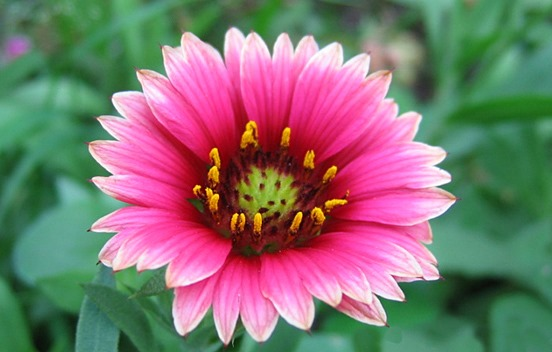
#> input picture flower.jpg, 552 x 352 px
$ python pgm9.py   (older library calls are emulated)
#> lines starting #> are read from the running program, lines starting #| are printed output that depends on the picture; after the words box and inside, x2 and y2 are one past the last pixel; in counts of white or black regions, pixels touching at a corner belong together
import cv2
import matplotlib.pyplot as plt

# Function to extract and display low-level features
image_path = "flower.jpg"
def extract_and_display_features(image_path):
    # Read the image in grayscale
#> called with image_path = 'flower.jpg'
    img = cv2.imread(image_path, cv2.IMREAD_GRAYSCALE)
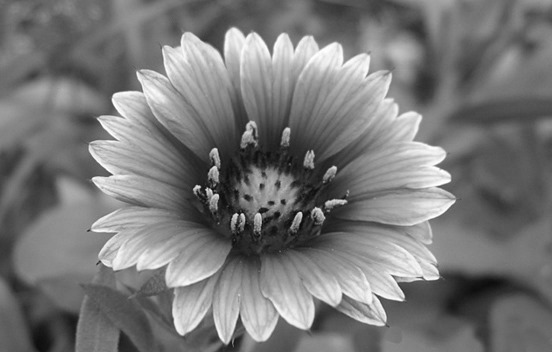
#> img: shape (352, 552); min 8, max 255, mean 119.3

    # Check if the image was successfully loaded
    if img is None:
        print(f"Error: Could not load image at {image_path}")
        return

    # Edge detection using Canny
    edges = cv2.Canny(img, 100, 200)
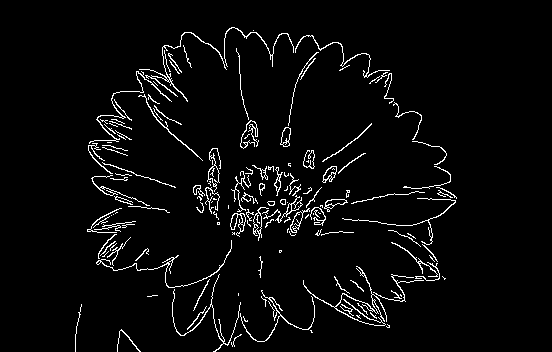
#> edges: shape (352, 552); 3.9% white in thin lines or dots, all inside (x1, y1, x2, y2) = (75, 27, 457, 352)

    # Texture extraction using Laplacian
    laplacian = cv2.Laplacian(img, cv2.CV_64F)
    laplacian = cv2.convertScaleAbs(laplacian)
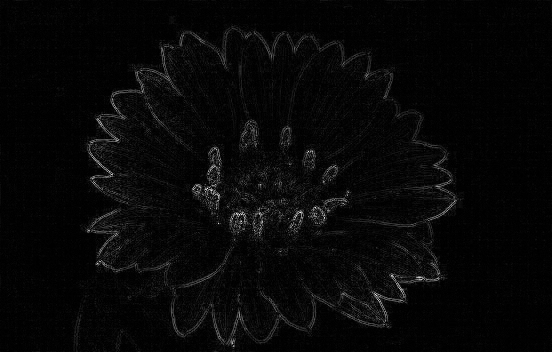
#> laplacian: shape (352, 552); min 0, max 255, mean 7.5

    # Edge detection using Sobel
    sobelx = cv2.Sobel(img, cv2.CV_64F, 1, 0, ksize=5)  # Gradient in x direction
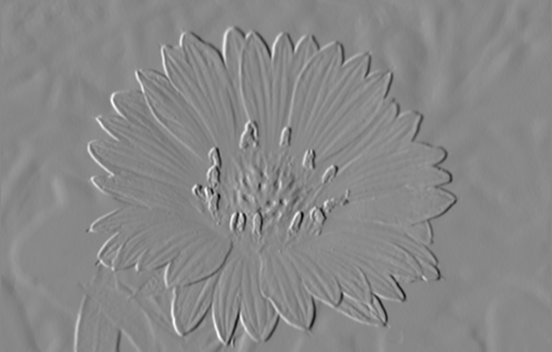
#> sobelx: shape (352, 552) float64; min -8936, max 7791, mean 1.2; drawn with min black and max white
    sobely = cv2.Sobel(img, cv2.CV_64F, 0, 1, ksize=5)  # Gradient in y direction
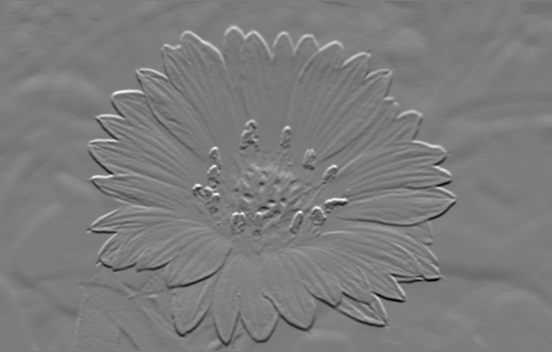
#> sobely: shape (352, 552) float64; min -8017, max 8341, mean -3.5; drawn with min black and max white
    sobel = cv2.magnitude(sobelx, sobely)
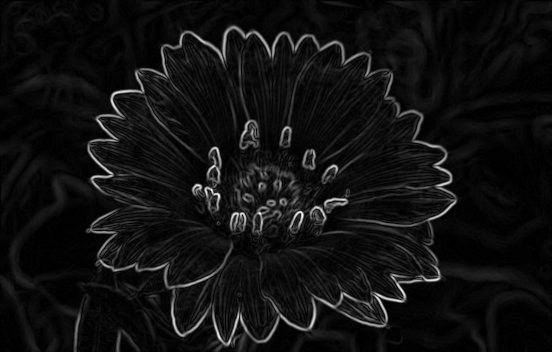
#> sobel: shape (352, 552) float64; min 0, max 8960.5, mean 618.3; drawn with min black and max white
    sobel = cv2.convertScaleAbs(sobel)
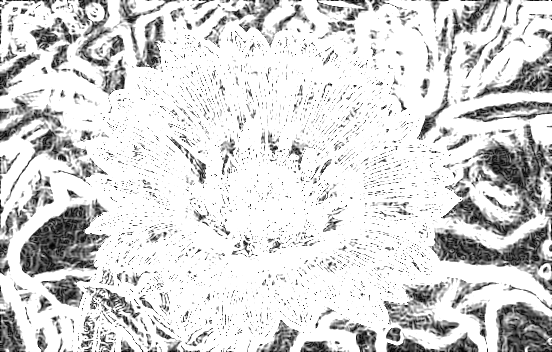
#> sobel: shape (352, 552); min 0, max 255, mean 215

    # Display the original image and features
    titles = ['Original Image', 'Edges (Canny)', 'Textures (Laplacian)', 'Edges (Sobel)']
    images = [img, edges, laplacian, sobel]

    plt.figure(figsize=(20, 5))
    for i in range(4):
        plt.subplot(1, 4, i + 1)
        plt.imshow(images[i], cmap='gray')
        plt.title(titles[i])
        plt.axis('off')

    plt.tight_layout()
    plt.show()

# Define the path to the image file

extract_and_display_features(image_path)

$ run again, with Manasa.jpg copied over flower.jpg
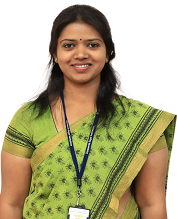
#> input picture Manasa.jpg, 177 x 219 px
#> in extract_and_display_features, `edges = cv2.Canny(img, 100, 200)`:
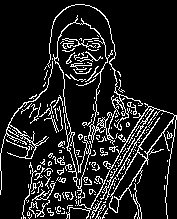
#> edges: shape (219, 177); 12.7% white in thin lines or dots
#> in extract_and_display_features, `sobel = cv2.convertScaleAbs(sobel)`:
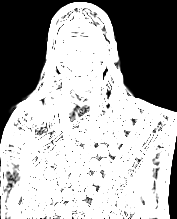
#> sobel: shape (219, 177); min 0, max 255, mean 168.4

$ run again, with dog.jpg copied over flower.jpg
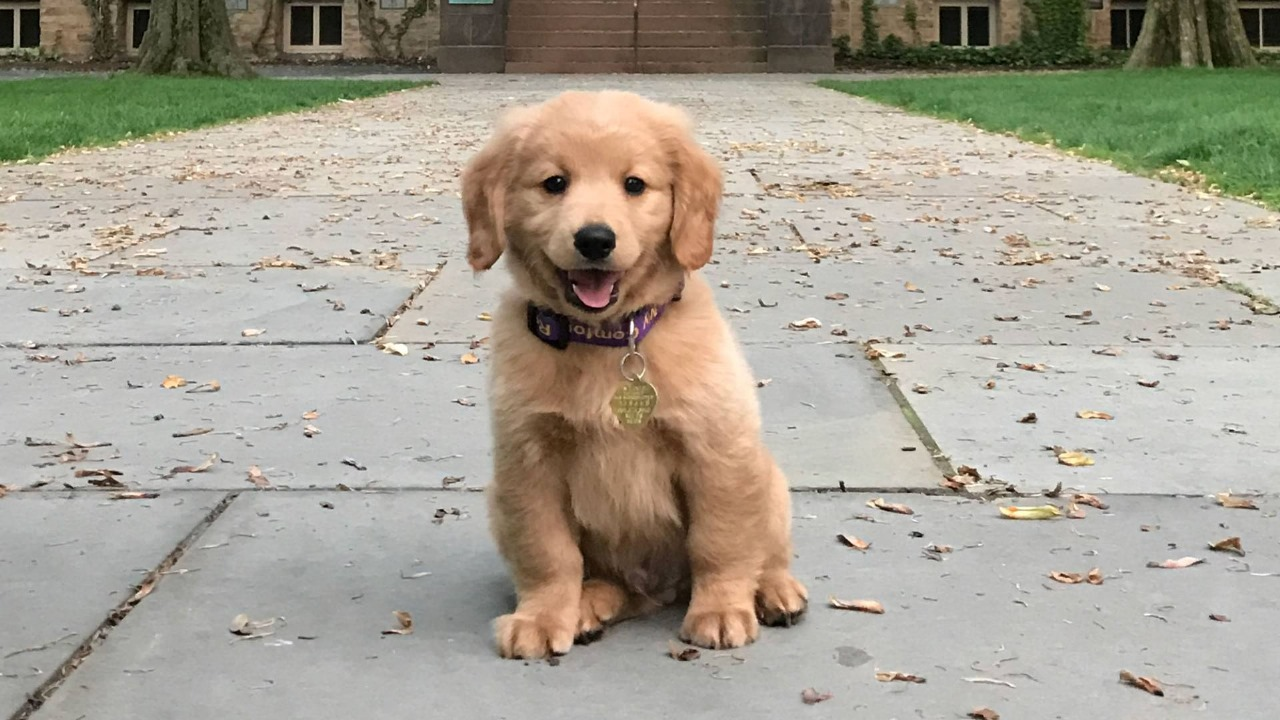
#> input picture dog.jpg, 1280 x 720 px
#> edges: shape (720, 1280); 6.6% white in thin lines or dots
#> in extract_and_display_features, `sobel = cv2.convertScaleAbs(sobel)`:
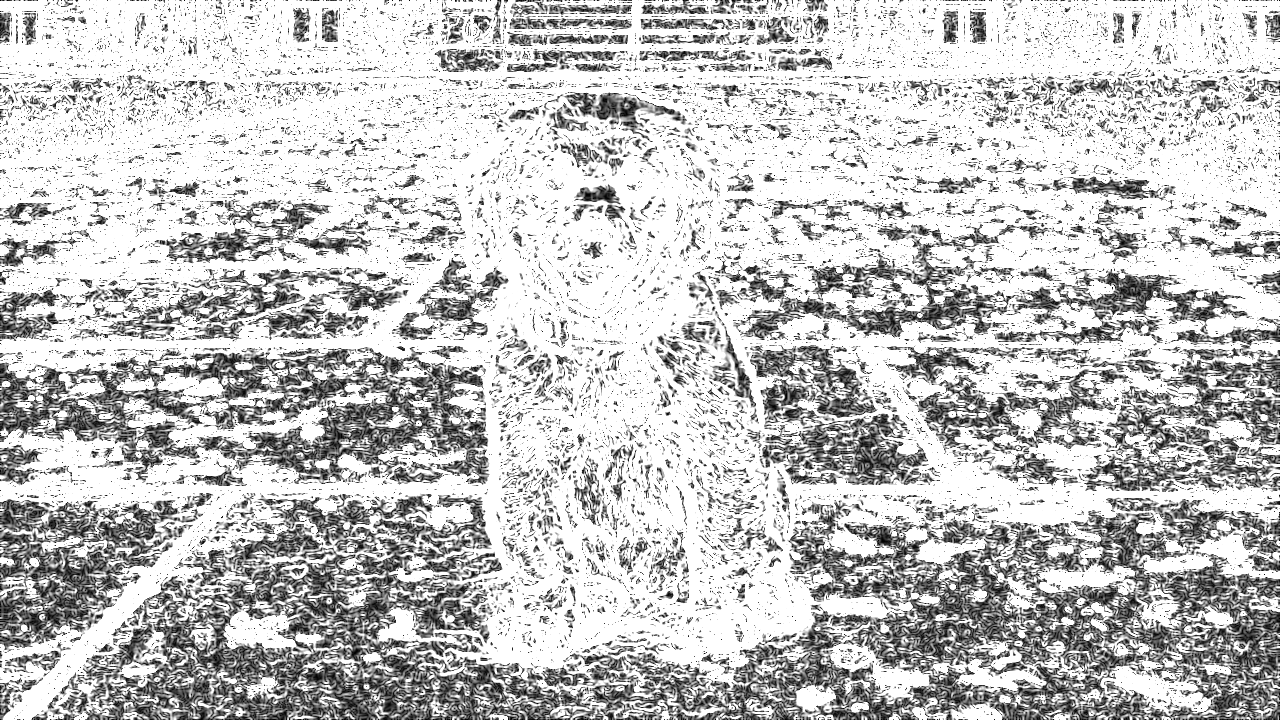
#> sobel: shape (720, 1280); min 0, max 255, mean 195.1
